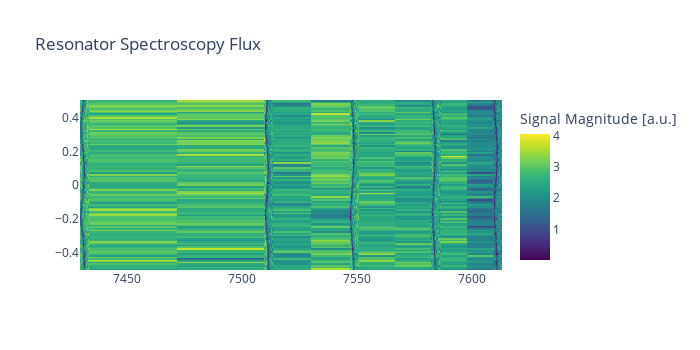

Write notebook code for a chart like this one.
### Code cell
r = run_resonator_flux_dependence(gain_range=np.linspace(-.5, .5, 101))

### Figure 1 — Plotly figure (JSON) as saved in the notebook; plotly's stock layout.template omitted (floating-point values rounded to 4 significant figures; data arrays with more than 128 entries replaced by an {"elided": "..."} marker saying what was removed)
{"data": [{"colorbar": {"title": {"text": "Signal Magnitude [a.u.]"}}, "colorscale": [[0, "#440154"], [0.1111, "#482878"], [0.2222, "#3e4989"], [0.3333, "#31688e"], [0.4444, "#26828e"], [0.5556, "#1f9e89"], [0.6667, "#35b779"], [0.7778, "#6ece58"], [0.8889, "#b5de2b"], [1, "#fde725"]], "type": "heatmap", "x": {"elided": "505 float values"}, "y": [-0.5, -0.49, -0.48, -0.47, -0.46, -0.45, -0.44, -0.43, -0.42, -0.41, -0.4, -0.39, -0.38, -0.37, -0.36, -0.35, -0.34, -0.33, -0.32, -0.31, -0.3, -0.29, -0.28, -0.27, -0.26, -0.25, -0.24, -0.23, -0.22, -0.21, -0.2, -0.19, -0.18, -0.17, -0.16, -0.15, -0.14, -0.13, -0.12, -0.11, -0.1, -0.09, -0.08, -0.07, -0.06, -0.05, -0.04, -0.03, -0.02, -0.01, 0, 0.01, 0.02, 0.03, 0.04, 0.05, 0.06, 0.07, 0.08, 0.09, 0.1, 0.11, 0.12, 0.13, 0.14, 0.15, 0.16, 0.17, 0.18, 0.19, 0.2, 0.21, 0.22, 0.23, 0.24, 0.25, 0.26, 0.27, 0.28, 0.29, 0.3, 0.31, 0.32, 0.33, 0.34, 0.35, 0.36, 0.37, 0.38, 0.39, 0.4, 0.41, 0.42, 0.43, 0.44, 0.45, 0.46, 0.47, 0.48, 0.49, 0.5], "z": {"elided": "101x505 float values"}}], "layout": {"height": 350, "title": {"text": "Resonator Spectroscopy Flux"}, "width": 700, "xaxis": {"autorange": true, "range": [7430.0, 7613.0], "type": "linear"}, "yaxis": {"autorange": true, "range": [-0.505, 0.505], "type": "linear"}}}
